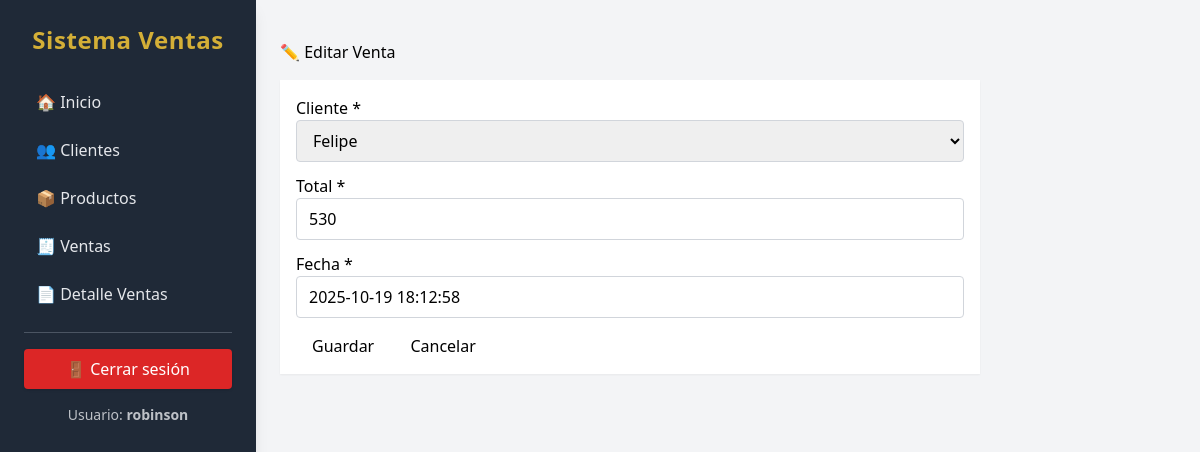
Screenshot of /ventas/12/edit/ (signed in) with the database file from the repository.
### ventas/models.py (models this page shows, shortened)
class Venta(models.Model):
    cliente = models.ForeignKey(Cliente, on_delete=models.PROTECT, related_name='ventas')
    fecha = models.DateTimeField(default=timezone.now)
    total = models.IntegerField()

### ventas/views.py (the view)
# urls.py: path('ventas/<int:pk>/edit/', views.VentaUpdate.as_view(), name='ventas_update'),
class VentaUpdate(GenericUpdateView):
    model = Venta
    fields = ['cliente', 'total', 'fecha']
    model_name = "Venta"
    list_url = 'ventas:ventas_list'
    success_url = reverse_lazy('ventas:ventas_list')

### ventas/models.py (called while the page is built)
    def __str__(self):
        return self.nombre

### ventas/views.py (called while the page is built)
    def get_context_data(self, **kwargs):
        ctx = super().get_context_data(**kwargs)
        ctx['title'] = f"✏️ Editar {self.model_name}"
        ctx['model_name'] = self.model_name
        ctx['list_url'] = reverse_lazy(self.list_url)
        return ctx

    def get_form(self, form_class=None):
        form = super().get_form(form_class)
        for visible in form.visible_fields():
            visible.field.widget.attrs['class'] = (
                'w-full border border-gray-300 rounded px-3 py-2 '
                'focus:outline-none focus:ring-2 focus:ring-green-500 focus:border-green-500'
            )
        return form

### ventas/templates/ventas/form_generic.html (shortened to what this page needs)
{% extends 'base.html' %}
{% block content %}
<div class="container mt-4" style="max-width: 700px;">
    <h2 class="fw-bold text-success mb-4">{{ title }}</h2>
    <form method="post" class="bg-white p-4 rounded-3 shadow-sm">
        {% for field in form %}
            <div class="mb-3">
                <label class="form-label">
                    {{ field.label }}
                    {% if field.field.required %}
                        <span class="text-danger">*</span>
                    {% endif %}
                </label>
                {{ field }}
            </div>
        {% endfor %}
        <div class="mt-4 d-flex gap-2">
            <button type="submit" class="btn btn-success px-4">Guardar</button>
            <a href="{{ list_url }}" class="btn btn-secondary px-4">Cancelar</a>
        </div>
    </form>
</div>
{% endblock %}

### templates/base.html (shortened to what this page needs)
{% load static %}
<!DOCTYPE html>
<html lang="es">
<head>
    <script src="https://cdn.tailwindcss.com"></script>
</head>
<body class="bg-gray-100 min-h-screen flex font-sans">
    {% if user.is_authenticated %}
    {% if not hide_sidebar %}
    <aside class="hidden md:block w-64 bg-secondary text-gray-200 min-h-screen p-6 shadow-lg flex flex-col space-y-4">
        <h2 class="text-center text-2xl font-bold mb-6 tracking-wide text-accent">
            Sistema Ventas
        </h2>
        <nav class="space-y-1 flex flex-col">
            <a class="block py-2.5 px-3 rounded-lg hover:bg-gray-700 hover:text-white transition-colors duration-150 font-medium"
                href="{% url 'ventas:home' %}">🏠 Inicio</a>
            <a class="block py-2.5 px-3 rounded-lg hover:bg-gray-700 hover:text-white transition-colors duration-150 font-medium"
                href="{% url 'ventas:clientes_list' %}">👥 Clientes</a>
            <a class="block py-2.5 px-3 rounded-lg hover:bg-gray-700 hover:text-white transition-colors duration-150 font-medium"
                href="{% url 'ventas:productos_list' %}">📦 Productos</a>
            <a class="block py-2.5 px-3 rounded-lg hover:bg-gray-700 hover:text-white transition-colors duration-150 font-medium"
                href="{% url 'ventas:ventas_list' %}">🧾 Ventas</a>
            <a class="block py-2.5 px-3 rounded-lg hover:bg-gray-700 hover:text-white transition-colors duration-150 font-medium"
                href="{% url 'ventas:detalleventas_list' %}">📄 Detalle Ventas</a>
        </nav>
        <div class="border-t border-gray-600"></div>
        {% if user.is_authenticated %}
        <form method="post" action="{% url 'ventas:logout' %}">
            <button
                class="w-full py-2 px-3 rounded bg-red-600 hover:bg-red-700 transition text-white font-medium shadow">
                🚪 Cerrar sesión
            </button>
        </form>
        <p class="text-center text-sm opacity-80 mt-2">
            Usuario: <span class="font-semibold">{{ user.username }}</span>
        </p>
        {% endif %}
    </aside>
    {% endif %}
    {% endif %}
    <main class="flex-1 p-6 overflow-y-auto">
        {% block content %}{% endblock %}
    </main>
</body>
</html>

### ventas/templates/ventas/form_generic.html (style rules this page uses)
input, select { width: 100%; padding: 10px; border: 1px solid #ced4da; border-radius: 6px; }

### rows the page displays
Venta: form "Felipe" "530" "2025-10-19 18:12:58"

### other values shown
{{ user.username }} "robinson"
{{ title }} "✏️ Editar Venta"
{{ field.label }} "Cliente" "Total" "Fecha"
